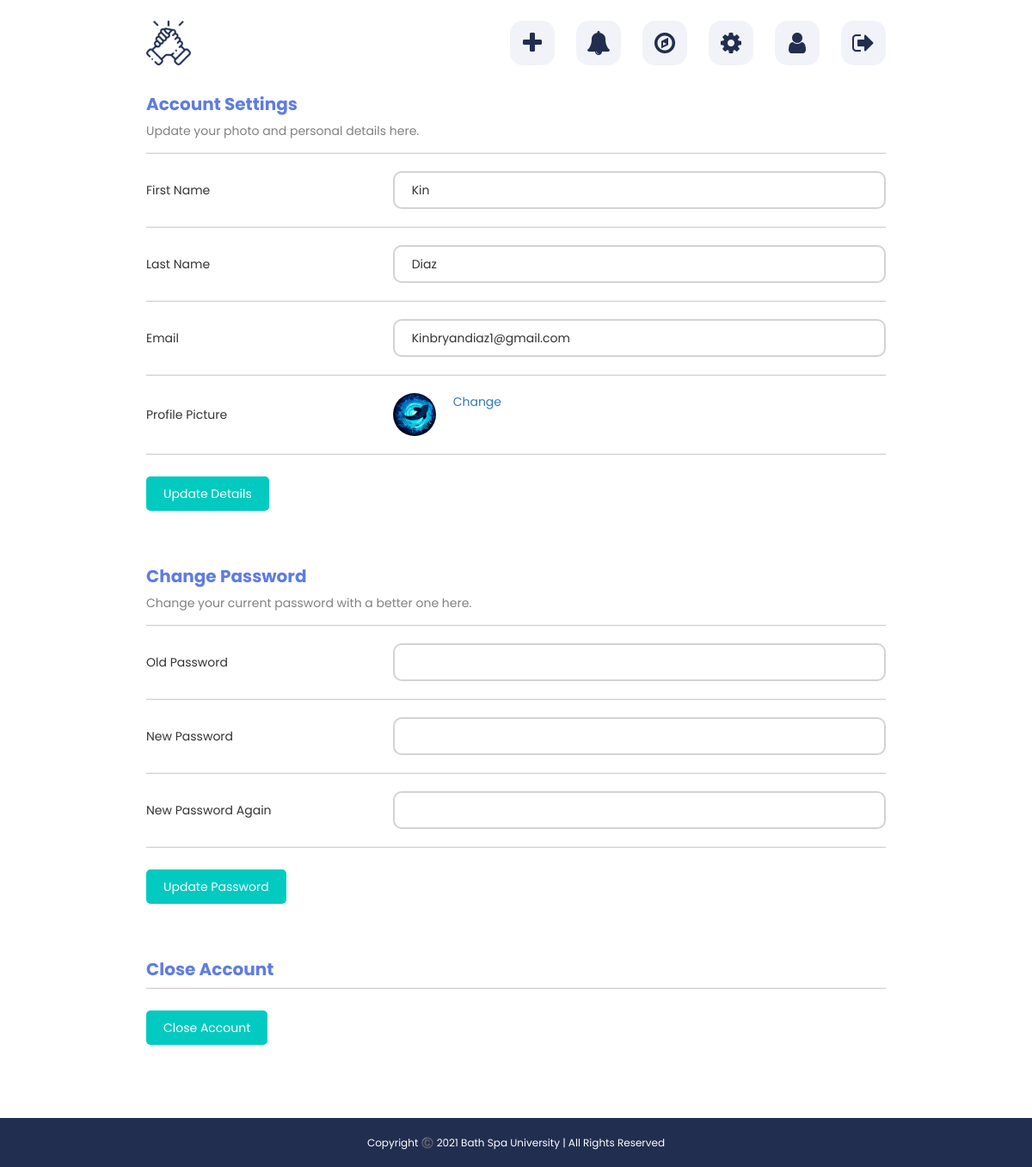
The page /settings.php (signed in) on the database its author committed.
### tables this page shows
CREATE TABLE `users` (
  `id` int(11) NOT NULL,
  `first_name` varchar(25) NOT NULL,
  `last_name` varchar(25) NOT NULL,
  `username` varchar(100) NOT NULL,
  `email` varchar(100) NOT NULL,
  `password` varchar(255) NOT NULL,
  `signup_date` date NOT NULL,
  `profile_pic` varchar(255) NOT NULL,
  `num_posts` int(11) NOT NULL,
  `num_likes` int(11) NOT NULL,
  `user_closed` varchar(3) NOT NULL,
  `friend_array` text NOT NULL
);

### includes/form_handlers/settings_handler.php (called while the page is built, shortened)
<?php
if(isset($_POST['update_details'])) {
	$first_name = $_POST['first_name'];
	$last_name = $_POST['last_name'];
	$email = $_POST['email'];
	$email_check = mysqli_query($con, "SELECT * FROM users WHERE email='$email'");
	$row = mysqli_fetch_array($email_check);
	$matched_user = $row['username'];
	if($matched_user == "" || $matched_user == $userLoggedIn) {
		$message = "Details updated!<br><br>";
		$query = mysqli_query($con, "UPDATE users SET first_name='$first_name', last_name='$last_name', email='$email' WHERE username='$userLoggedIn'");
	}
	else
		$message = "That email is already in use!<br><br>";
}
else
	$message = "";
if(isset($_POST['update_password'])) {
	$old_password = strip_tags($_POST['old_password']);
	$new_password_1 = strip_tags($_POST['new_password_1']);
	$new_password_2 = strip_tags($_POST['new_password_2']);
	$password_query = mysqli_query($con, "SELECT password FROM users WHERE username='$userLoggedIn'");
	$row = mysqli_fetch_array($password_query);
	$db_password = $row['password'];
	if(md5($old_password) == $db_password) {
		if($new_password_1 == $new_password_2) {
			if(strlen($new_password_1) <= 4) {
				$password_message = "Sorry, your password must be greater than 4 characters<br><br>";
			}
			else {
				$new_password_md5 = md5($new_password_1);
				$password_query = mysqli_query($con, "UPDATE users SET password='$new_password_md5' WHERE username='$userLoggedIn'");
				$password_message = "Password has been changed!<br><br>";
			}
		}
		else {
			$password_message = "Your two new passwords need to match!<br><br>";
		}
	}
	else {
			$password_message = "The old password is incorrect! <br><br>";
	}
}
else {
	$password_message = "";
}
?>

### settings.php (the view, shortened to what this page needs)
<?php
include("includes/header2.php");
include("includes/form_handlers/settings_handler.php");
?>
	<div class="settings-page">
		<h4>Account Settings</h4>
		<?php
		if($message == "") { ?>
			<p class="info">Update your photo and personal details here.</p><?php
		}
		 ?>
		<hr>
		<?php
			$user_data_query = mysqli_query($con, "SELECT first_name, last_name, email FROM users WHERE username='$userLoggedIn'");
			$row = mysqli_fetch_array($user_data_query);
			$first_name = $row['first_name'];
			$last_name = $row['last_name'];
			$email = $row['email'];
		?>
		<form action="settings.php" method="POST">
			<div class="section">
				<p>First Name</p>
				<input type="text" name="first_name" value="<?php echo $first_name; ?>" id="settings_input">
			</div>
			<hr>
			<div class="section">
				<p>Last Name</p>
				<input type="text" name="last_name" value="<?php echo $last_name; ?>" id="settings_input">
			</div>
			<hr>
			<div class="section">
				<p>Email</p>
				<input type="text" name="email" value="<?php echo $email; ?>" id="settings_input">
			</div>
			<hr>
			<div class="section pic">
				<p>Profile Picture</p>
				<div>
					<div class="prof-pic"><?php echo "<img src='" . $user['profile_pic'] ."'>"; ?></div>
					<a href="upload.php">Change</a>
				</div>
			</div>
			<hr>
			<input type="submit" name="update_details" id="save_details" value="Update Details" class="info settings_submit">
			<br>
			<br>
			<br>
		</form>
		<h4>Change Password</h4>
		<?php
		if($password_message == "") { ?>
			<p class="info">Change your current password with a better one here.</p><?php
		}
		 ?>
		<hr>
		<form action="settings.php" method="POST">
			<div class="section">
				<p>Old Password</p>
				<input type="password" name="old_password" id="settings_input">
			</div>
			<hr>
			<div class="section">
				<p>New Password</p>
				<input type="password" name="new_password_1" id="settings_input">
			</div>
			<hr>
			<div class="section">
				<p>New Password Again</p>
				<input type="password" name="new_password_2" id="settings_input">
			</div>
			<hr>
			<input type="submit" name="update_password" id="save_details" value="Update Password" class="info settings_submit">
			<br><br><br>
		</form>
		<h4>Close Account</h4>
		<hr>
		<form action="settings.php" method="POST">
			<input type="submit" name="close_account" id="close_account" value="Close Account" class="danger settings_submit">
			<br>
			<br>
			<br>
		</form>
	</div>
	<footer class="settings-footer"><p>Copyright ©️ 2021 Bath Spa University | All Rights Reserved</p></footer>
</body>
</html>

### rows shown on the page
users: first_name "Kin", last_name "Diaz", email "Kinbryandiaz1@gmail.com", profile_pic (picture)
